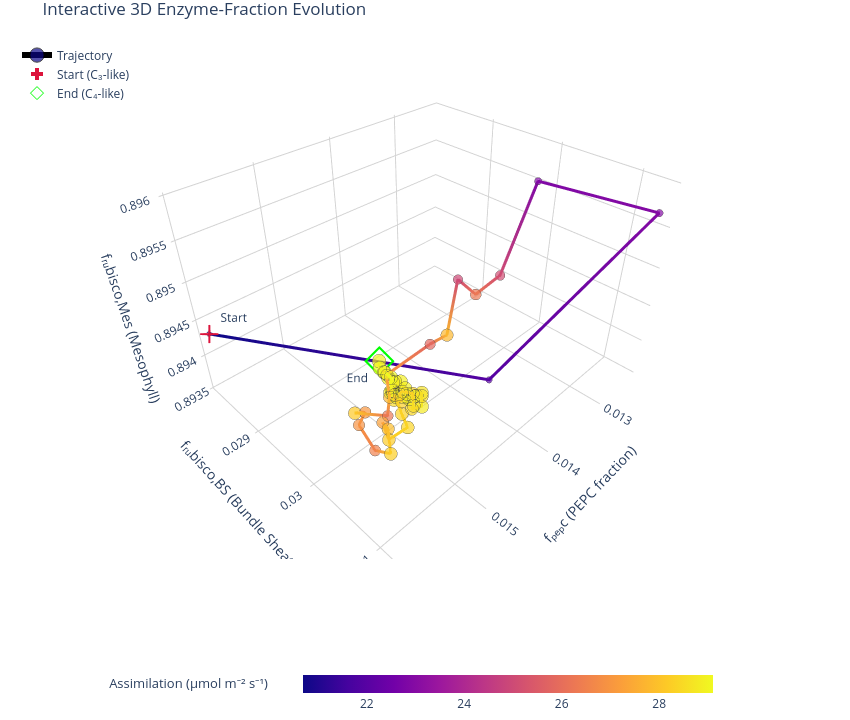

Notebook code for this chart:
### Code cell
loaded_history = _sanitize_history(loaded_history)

plot_evolution_summary(loaded_history, save_path="plots/evolution/summary.png")
plot_3d_evolution_interactive(loaded_history, save_html="plots/evolution/evo_3d.html")
plot_hybrid_evolution_view(loaded_history, save_path="plots/evolution/hybrid_view.png")
